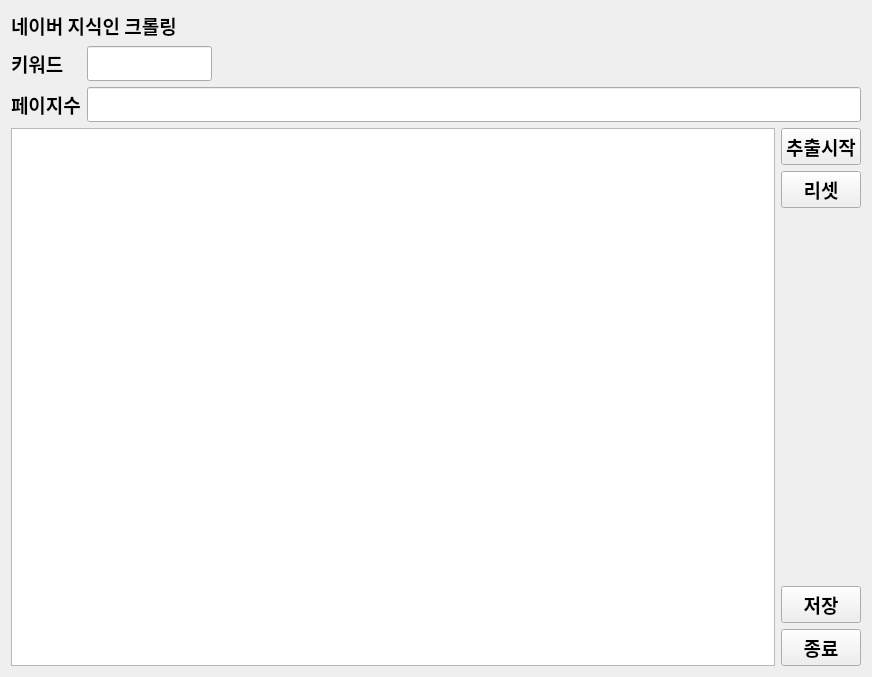
<?xml version="1.0" encoding="UTF-8"?>
<ui version="4.0">
 <class>Form</class>
 <widget class="QWidget" name="Form">
  <property name="geometry">
   <rect>
    <x>0</x>
    <y>0</y>
    <width>872</width>
    <height>677</height>
   </rect>
  </property>
  <property name="windowTitle">
   <string>Form</string>
  </property>
  <layout class="QGridLayout" name="gridLayout">
   <item row="0" column="0">
    <layout class="QVBoxLayout" name="verticalLayout_2">
     <item>
      <widget class="QLabel" name="label_3">
       <property name="font">
        <font>
         <family>Apple SD Gothic Neo</family>
         <pointsize>14</pointsize>
         <bold>true</bold>
        </font>
       </property>
       <property name="text">
        <string>네이버 지식인 크롤링</string>
       </property>
      </widget>
     </item>
     <item>
      <layout class="QFormLayout" name="formLayout">
       <item row="0" column="0">
        <widget class="QLabel" name="label">
         <property name="font">
          <font>
           <family>Apple SD Gothic Neo</family>
           <pointsize>14</pointsize>
           <bold>true</bold>
          </font>
         </property>
         <property name="text">
          <string>키워드</string>
         </property>
        </widget>
       </item>
       <item row="0" column="1">
        <widget class="QLineEdit" name="keyword">
         <property name="maximumSize">
          <size>
           <width>125</width>
           <height>16777215</height>
          </size>
         </property>
         <property name="font">
          <font>
           <family>Apple SD Gothic Neo</family>
           <pointsize>14</pointsize>
           <bold>true</bold>
          </font>
         </property>
        </widget>
       </item>
       <item row="1" column="0">
        <widget class="QLabel" name="label_2">
         <property name="font">
          <font>
           <family>Apple SD Gothic Neo</family>
           <pointsize>14</pointsize>
           <bold>true</bold>
          </font>
         </property>
         <property name="text">
          <string>페이지수</string>
         </property>
        </widget>
       </item>
       <item row="1" column="1">
        <widget class="QLineEdit" name="page">
         <property name="font">
          <font>
           <family>Apple SD Gothic Neo</family>
           <pointsize>14</pointsize>
           <bold>true</bold>
          </font>
         </property>
        </widget>
       </item>
      </layout>
     </item>
     <item>
      <layout class="QHBoxLayout" name="horizontalLayout">
       <item>
        <widget class="QTextBrowser" name="textBrowser">
         <property name="font">
          <font>
           <family>Apple SD Gothic Neo</family>
           <pointsize>14</pointsize>
           <bold>true</bold>
          </font>
         </property>
        </widget>
       </item>
       <item>
        <layout class="QVBoxLayout" name="verticalLayout">
         <item>
          <widget class="QPushButton" name="export_button">
           <property name="font">
            <font>
             <family>Apple SD Gothic Neo</family>
             <pointsize>14</pointsize>
             <bold>true</bold>
            </font>
           </property>
           <property name="text">
            <string>추출시작</string>
           </property>
          </widget>
         </item>
         <item>
          <widget class="QPushButton" name="reset_button">
           <property name="font">
            <font>
             <family>Apple SD Gothic Neo</family>
             <pointsize>14</pointsize>
             <bold>true</bold>
            </font>
           </property>
           <property name="text">
            <string>리셋</string>
           </property>
          </widget>
         </item>
         <item>
          <spacer name="verticalSpacer">
           <property name="font">
            <font>
             <family>Apple SD Gothic Neo</family>
             <pointsize>14</pointsize>
             <bold>true</bold>
            </font>
           </property>
           <property name="orientation">
            <enum>Qt::Orientation::Vertical</enum>
           </property>
           <property name="sizeHint" stdset="0">
            <size>
             <width>20</width>
             <height>40</height>
            </size>
           </property>
          </spacer>
         </item>
         <item>
          <widget class="QPushButton" name="save_button">
           <property name="font">
            <font>
             <family>Apple SD Gothic Neo</family>
             <pointsize>14</pointsize>
             <bold>true</bold>
            </font>
           </property>
           <property name="text">
            <string>저장</string>
           </property>
          </widget>
         </item>
         <item>
          <widget class="QPushButton" name="exit_button">
           <property name="font">
            <font>
             <family>Apple SD Gothic Neo</family>
             <pointsize>14</pointsize>
             <bold>true</bold>
            </font>
           </property>
           <property name="text">
            <string>종료</string>
           </property>
          </widget>
         </item>
        </layout>
       </item>
      </layout>
     </item>
    </layout>
   </item>
  </layout>
 </widget>
 <resources/>
 <connections/>
</ui>
